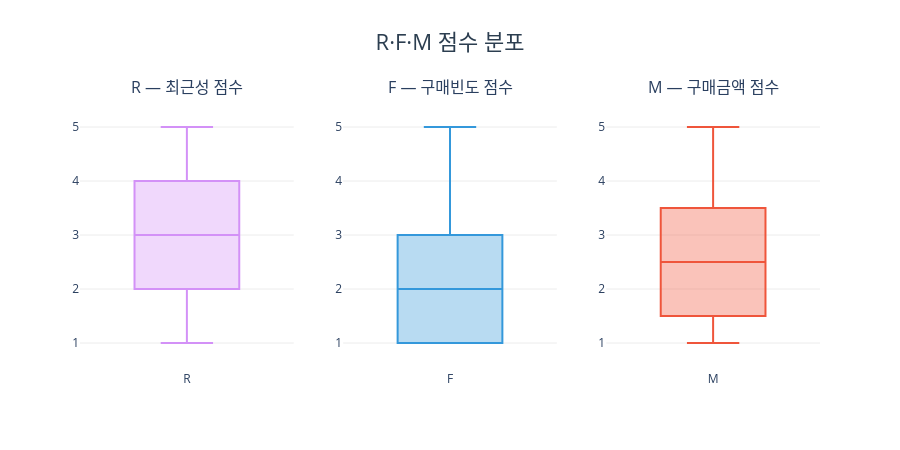

Write notebook code for a chart like this one.
### Markdown cell above
### R·F·M 점수 박스플롯

상자 가운데 선은 중앙값, 상자 범위는 1·3사분위수이며 점은 수염 밖 관측치다.

### Code cell
# 1~5점으로 변환한 R·F·M 점수의 중앙값과 사분위 범위를 비교한다.
fig = make_subplots(rows=1, cols=3,
    subplot_titles=('R — 최근성 점수', 'F — 구매빈도 점수', 'M — 구매금액 점수'))
for col, color, fill, pos in [
    ('R','#d391f7','rgba(211,145,247,0.35)',1),
    ('F','#3498db','rgba(52,152,219,0.35)',2),
    ('M','#EF553B','rgba(239,85,59,0.35)',3),
]:
    fig.add_trace(go.Box(y=rfm[col], name=col, boxpoints='outliers',
                         line=dict(color=color), marker=dict(color=color),
                         fillcolor=fill, showlegend=False), row=1, col=pos)
fig.update_layout(title=dict(text='R·F·M 점수 분포', x=0.5,
                             font=dict(size=22,color='#2c3e50')),
                  height=450, plot_bgcolor='white')
fig.update_yaxes(range=[0.5,5.5],dtick=1,gridcolor='#ececec',zeroline=False)
fig.update_xaxes(showgrid=False)
fig

### Figure 1 — Plotly figure (JSON) as saved in the notebook; plotly's stock layout.template omitted (floating-point values rounded to 4 significant figures; data arrays with more than 128 entries replaced by an {"elided": "..."} marker saying what was removed)
{"data": [{"boxpoints": "outliers", "fillcolor": "rgba(211,145,247,0.35)", "line": {"color": "#d391f7"}, "marker": {"color": "#d391f7"}, "name": "R", "showlegend": false, "type": "box", "xaxis": "x", "y": {"elided": "1468 int values"}, "yaxis": "y"}, {"boxpoints": "outliers", "fillcolor": "rgba(52,152,219,0.35)", "line": {"color": "#3498db"}, "marker": {"color": "#3498db"}, "name": "F", "showlegend": false, "type": "box", "xaxis": "x2", "y": {"elided": "1468 int values"}, "yaxis": "y2"}, {"boxpoints": "outliers", "fillcolor": "rgba(239,85,59,0.35)", "line": {"color": "#EF553B"}, "marker": {"color": "#EF553B"}, "name": "M", "showlegend": false, "type": "box", "xaxis": "x3", "y": {"elided": "1468 int values"}, "yaxis": "y3"}], "layout": {"annotations": [{"font": {"size": 16}, "showarrow": false, "text": "R — 최근성 점수", "x": 0.1444, "xanchor": "center", "xref": "paper", "y": 1, "yanchor": "bottom", "yref": "paper"}, {"font": {"size": 16}, "showarrow": false, "text": "F — 구매빈도 점수", "x": 0.5, "xanchor": "center", "xref": "paper", "y": 1, "yanchor": "bottom", "yref": "paper"}, {"font": {"size": 16}, "showarrow": false, "text": "M — 구매금액 점수", "x": 0.8556, "xanchor": "center", "xref": "paper", "y": 1, "yanchor": "bottom", "yref": "paper"}], "height": 450, "plot_bgcolor": "white", "title": {"font": {"color": "#2c3e50", "size": 22}, "text": "R·F·M 점수 분포", "x": 0.5}, "xaxis": {"anchor": "y", "domain": [0, 0.2889], "showgrid": false}, "xaxis2": {"anchor": "y2", "domain": [0.3556, 0.6444], "showgrid": false}, "xaxis3": {"anchor": "y3", "domain": [0.7111, 1], "showgrid": false}, "yaxis": {"anchor": "x", "domain": [0, 1], "dtick": 1, "gridcolor": "#ececec", "range": [0.5, 5.5], "zeroline": false}, "yaxis2": {"anchor": "x2", "domain": [0, 1], "dtick": 1, "gridcolor": "#ececec", "range": [0.5, 5.5], "zeroline": false}, "yaxis3": {"anchor": "x3", "domain": [0, 1], "dtick": 1, "gridcolor": "#ececec", "range": [0.5, 5.5], "zeroline": false}}}
